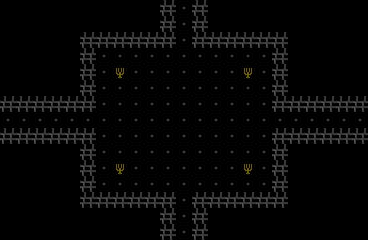

This game map was drawn from its Tiled (.tmx) file and the tilesets committed beside it. A one-line description and the trimmed map source follow:
An orthogonal 23x15 tile map with 16x16 px tiles, 1 tile layer (Capa de patrones 1) and 20 objects.

<map version="1.10" tiledversion="1.12.2" orientation="orthogonal" renderorder="right-down" width="23" height="15" tilewidth="16" tileheight="16" infinite="0" nextlayerid="4" nextobjectid="64">
 <tileset firstgid="1" name="tileset" tilewidth="16" tileheight="16" tilecount="64" columns="8">
  <image source="../tileset/tileset.png" width="128" height="128" />
 </tileset>
 <layer id="1" name="Capa de patrones 1" width="23" height="15">
  <data>[345 cells, 185 non-empty, 3 distinct tile ids]</data>
 </layer>
 <objectgroup id="3" name="spawnEnemigo">
  <object id="60" x="112" y="64" width="16" height="16" />
  <object id="61" x="112" y="160" width="16" height="16" />
  <object id="62" x="240" y="160" width="16" height="16" />
  <object id="63" x="240" y="64" width="16" height="16" />
 </objectgroup>
 <objectgroup id="2" name="colisiones">
  <object id="43" x="160" y="0" width="16" height="32" />
  <object id="44" x="192" y="0" width="16" height="32" />
  <object id="45" x="192" y="32" width="96" height="16" />
  <object id="46" x="272" y="48" width="16" height="64" />
  <object id="47" x="272" y="128" width="16" height="64" />
  <object id="48" x="192" y="192" width="96" height="16" />
  <object id="49" x="80" y="192" width="96" height="16" />
  <object id="51" x="80" y="128" width="16" height="64" />
  <object id="52" x="80" y="48" width="16" height="64" />
  <object id="53" x="80" y="32" width="96" height="16" />
  <object id="54" x="0" y="96" width="80" height="16" />
  <object id="55" x="0" y="128" width="80" height="16" />
  <object id="56" x="288" y="128" width="80" height="16" />
  <object id="57" x="288" y="96" width="80" height="16" />
  <object id="58" x="160" y="208" width="16" height="32" />
  <object id="59" x="192" y="208" width="16" height="32" />
 </objectgroup>
</map>
